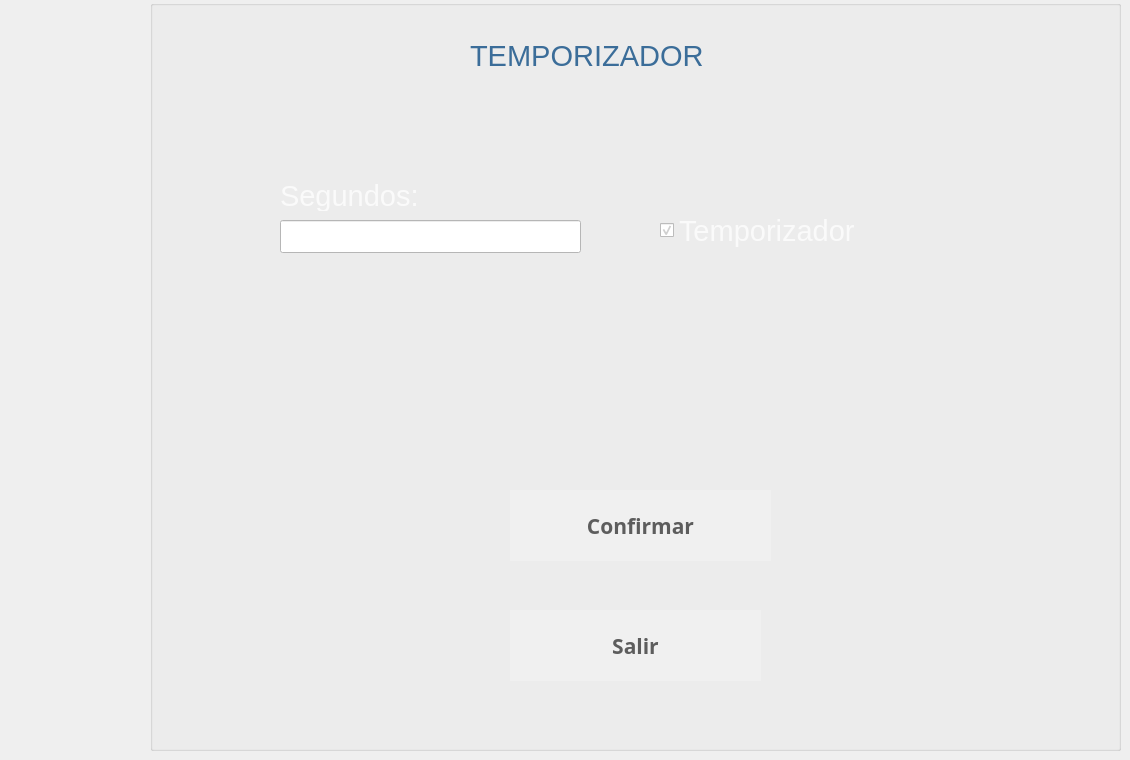
   <widget class="QWidget" name="page_14">
    <widget class="QGroupBox" name="groupBox_9">
     <property name="geometry">
      <rect>
       <x>150</x>
       <y>0</y>
       <width>971</width>
       <height>751</height>
      </rect>
     </property>
     <property name="title">
      <string/>
     </property>
     <widget class="QPushButton" name="bconfirmarIP">
      <property name="geometry">
       <rect>
        <x>360</x>
        <y>490</y>
        <width>261</width>
        <height>71</height>
       </rect>
      </property>
      <property name="font">
       <font>
        <family>Ubuntu Mono</family>
        <pointsize>16</pointsize>
        <weight>75</weight>
        <italic>false</italic>
        <bold>true</bold>
        <underline>false</underline>
       </font>
      </property>
      <property name="toolTip">
       <string>Ayuda</string>
      </property>
      <property name="whatsThis">
       <string extracomment="help"/>
      </property>
      <property name="styleSheet">
       <string notr="true">background-color:rgb(240, 240, 240);
color:rgb(93, 93, 93);
border-radius:80%</string>
      </property>
      <property name="text">
       <string>Confirmar</string>
      </property>
      <property name="icon">
       <iconset>
        <normaloff>../../../../../../cajsSATELITE/eum/app/cajeroF/iconos/fl.png</normaloff>../../../../../../cajsSATELITE/eum/app/cajeroF/iconos/fl.png</iconset>
      </property>
      <property name="iconSize">
       <size>
        <width>40</width>
        <height>40</height>
       </size>
      </property>
      <property name="toolTipDuration" stdset="0">
       <number>3</number>
      </property>
     </widget>
     <widget class="QCheckBox" name="ch1">
      <property name="geometry">
       <rect>
        <x>510</x>
        <y>200</y>
        <width>271</width>
        <height>61</height>
       </rect>
      </property>
      <property name="font">
       <font>
        <family>Segoe UI</family>
        <pointsize>22</pointsize>
       </font>
      </property>
      <property name="styleSheet">
       <string notr="true">color:rgb(250, 250, 250)</string>
      </property>
      <property name="text">
       <string>Temporizador</string>
      </property>
      <property name="checked">
       <bool>true</bool>
      </property>
     </widget>
     <widget class="QLineEdit" name="lhost">
      <property name="geometry">
       <rect>
        <x>130</x>
        <y>220</y>
        <width>301</width>
        <height>33</height>
       </rect>
      </property>
      <property name="styleSheet">
       <string notr="true">background-color:white;
color:black;</string>
      </property>
     </widget>
     <widget class="QLabel" name="ltime_64">
      <property name="geometry">
       <rect>
        <x>130</x>
        <y>180</y>
        <width>271</width>
        <height>31</height>
       </rect>
      </property>
      <property name="font">
       <font>
        <family>Segoe UI</family>
        <pointsize>22</pointsize>
        <weight>50</weight>
        <italic>false</italic>
        <bold>false</bold>
       </font>
      </property>
      <property name="styleSheet">
       <string notr="true">background-color:transparent;
color:rgb(250, 250, 250)
</string>
      </property>
      <property name="text">
       <string>Segundos:</string>
      </property>
     </widget>
     <widget class="QLabel" name="ltime_65">
      <property name="geometry">
       <rect>
        <x>320</x>
        <y>40</y>
        <width>491</width>
        <height>31</height>
       </rect>
      </property>
      <property name="font">
       <font>
        <family>Segoe UI</family>
        <pointsize>22</pointsize>
        <weight>50</weight>
        <italic>false</italic>
        <bold>false</bold>
       </font>
      </property>
      <property name="styleSheet">
       <string notr="true">background-color:transparent;
color:rgb(59, 109, 153);

</string>
      </property>
      <property name="text">
       <string>TEMPORIZADOR</string>
      </property>
     </widget>
     <widget class="QPushButton" name="bsalirred">
      <property name="geometry">
       <rect>
        <x>360</x>
        <y>610</y>
        <width>251</width>
        <height>71</height>
       </rect>
      </property>
      <property name="font">
       <font>
        <family>Ubuntu Mono</family>
        <pointsize>16</pointsize>
        <weight>75</weight>
        <italic>false</italic>
        <bold>true</bold>
        <underline>false</underline>
       </font>
      </property>
      <property name="toolTip">
       <string>Ayuda</string>
      </property>
      <property name="whatsThis">
       <string extracomment="help"/>
      </property>
      <property name="styleSheet">
       <string notr="true">background-color:rgb(240, 240, 240);
color:rgb(93, 93, 93);
border-radius:80%</string>
      </property>
      <property name="text">
       <string>Salir</string>
      </property>
      <property name="icon">
       <iconset>
        <normaloff>../../../../../../cajsSATELITE/eum/app/cajeroF/iconos/fb5.png</normaloff>../../../../../../cajsSATELITE/eum/app/cajeroF/iconos/fb5.png</iconset>
      </property>
      <property name="iconSize">
       <size>
        <width>40</width>
        <height>40</height>
       </size>
      </property>
      <property name="toolTipDuration" stdset="0">
       <number>3</number>
      </property>
     </widget>
    </widget>
   </widget>
